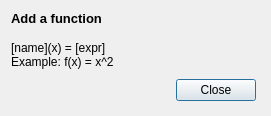
<?xml version="1.0" encoding="UTF-8"?>
<ui version="4.0">
 <class>ManualDialog</class>
 <widget class="QDialog" name="ManualDialog">
  <property name="geometry">
   <rect>
    <x>0</x>
    <y>0</y>
    <width>271</width>
    <height>108</height>
   </rect>
  </property>
  <property name="windowTitle">
   <string>Dialog</string>
  </property>
  <layout class="QVBoxLayout" name="verticalLayout">
   <item>
    <widget class="QLabel" name="label">
     <property name="text">
      <string>&lt;!DOCTYPE HTML PUBLIC &quot;-//W3C//DTD HTML 4.0//EN&quot; &quot;http://www.w3.org/TR/REC-html40/strict.dtd&quot;&gt;
&lt;html&gt;&lt;head&gt;&lt;meta name=&quot;qrichtext&quot; content=&quot;1&quot; /&gt;&lt;style type=&quot;text/css&quot;&gt;
p, li { white-space: pre-wrap; }
&lt;/style&gt;&lt;/head&gt;&lt;body style=&quot; font-family:'Sans Serif'; font-size:9pt; font-weight:400; font-style:normal;&quot;&gt;
&lt;p style=&quot; margin-top:0px; margin-bottom:0px; margin-left:0px; margin-right:0px; -qt-block-indent:0; text-indent:0px;&quot;&gt;&lt;span style=&quot; font-size:10pt; font-weight:600;&quot;&gt;Add a function&lt;/span&gt;&lt;/p&gt;
&lt;p style=&quot;-qt-paragraph-type:empty; margin-top:0px; margin-bottom:0px; margin-left:0px; margin-right:0px; -qt-block-indent:0; text-indent:0px; font-size:10pt; font-weight:600;&quot;&gt;&lt;/p&gt;
&lt;p style=&quot; margin-top:0px; margin-bottom:0px; margin-left:0px; margin-right:0px; -qt-block-indent:0; text-indent:0px;&quot;&gt;[name](x) = [expr]&lt;/p&gt;
&lt;p style=&quot; margin-top:0px; margin-bottom:0px; margin-left:0px; margin-right:0px; -qt-block-indent:0; text-indent:0px;&quot;&gt;Example: f(x) = x^2&lt;/p&gt;&lt;/body&gt;&lt;/html&gt;</string>
     </property>
    </widget>
   </item>
   <item>
    <widget class="QFrame" name="frame">
     <property name="frameShape">
      <enum>QFrame::NoFrame</enum>
     </property>
     <property name="frameShadow">
      <enum>QFrame::Plain</enum>
     </property>
     <property name="lineWidth">
      <number>0</number>
     </property>
     <layout class="QHBoxLayout" name="horizontalLayout">
      <property name="spacing">
       <number>-1</number>
      </property>
      <property name="margin">
       <number>4</number>
      </property>
      <item>
       <spacer name="horizontalSpacer">
        <property name="orientation">
         <enum>Qt::Horizontal</enum>
        </property>
        <property name="sizeHint" stdset="0">
         <size>
          <width>173</width>
          <height>20</height>
         </size>
        </property>
       </spacer>
      </item>
      <item>
       <widget class="QPushButton" name="m_closeButton">
        <property name="text">
         <string>Close</string>
        </property>
       </widget>
      </item>
     </layout>
    </widget>
   </item>
  </layout>
 </widget>
 <resources/>
 <connections/>
</ui>
